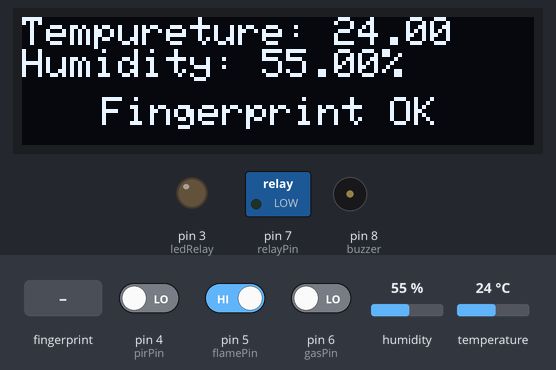
Bench run of a sketch on a simulated Arduino Uno, built with avr-gcc and run on an emulated ATmega328P. On the bench: 128×32 one-colour display, switched loads named in the sketch (green lamp = pin HIGH), output pins drawn as LEDs (lit = HIGH), buzzer (waves = sounding, pin HIGH). Inputs (shaded band) come from the test bench; at power-on: pin 4 (pirPin) LOW, pin 5 (flamePin) HIGH, pin 6 (gasPin) LOW, humidity 55 %, temperature 24 °C. Pins used as bus, display or sensor lines are not drawn; what the sketch prints to the serial monitor is not drawn.

Above: at 2.2 s.
2.3 s: pin 4 (pirPin) driven HIGH
At 4.8 s:
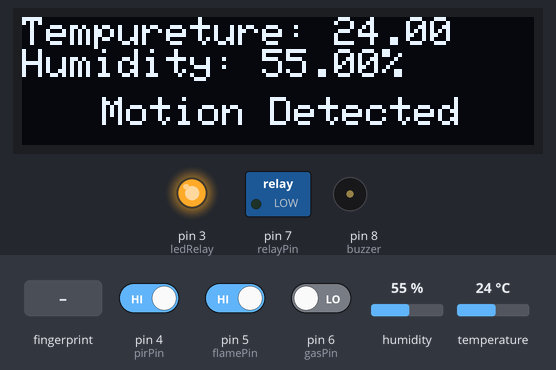
4.9 s: pin 5 (flamePin) driven LOW
At 7.1 s:
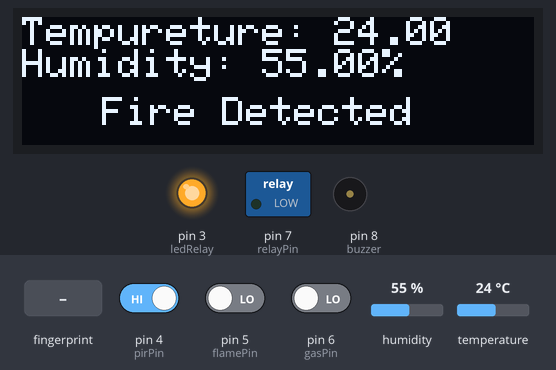
8.1 s: pin 6 (gasPin) driven HIGH
At 11.0 s:
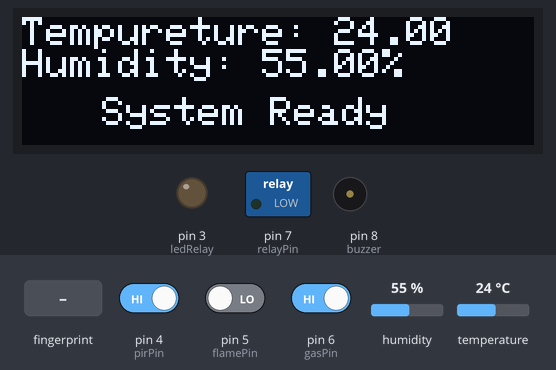
11.3 s: finger stored as number 1 placed on the sensor
At 12.7 s:
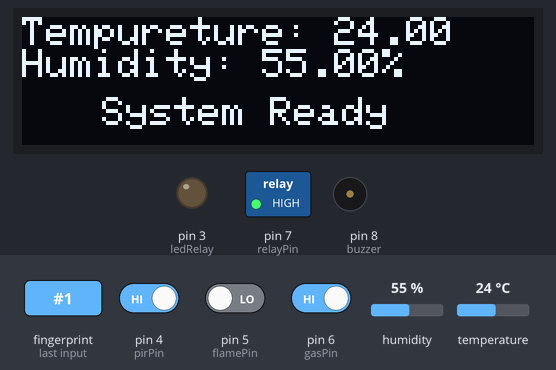
17.7 s: humidity set to 22 %
At 20.1 s:
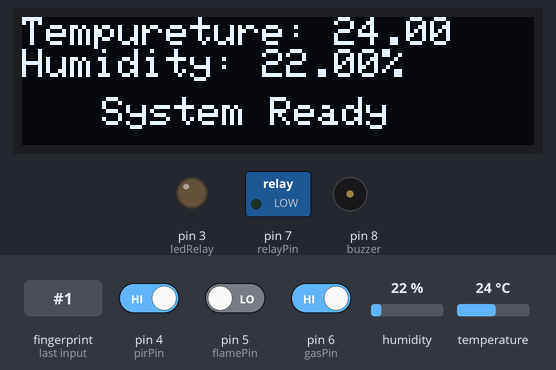
20.8 s: temperature set to 12 °C
At 22.7 s:
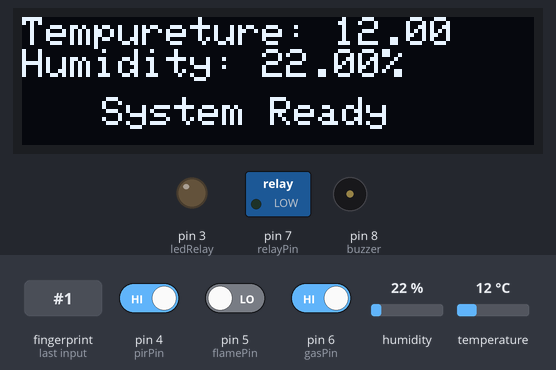
Timing chart, 0 to 24.1 s (numbered marks = the images above; inputs shaded):
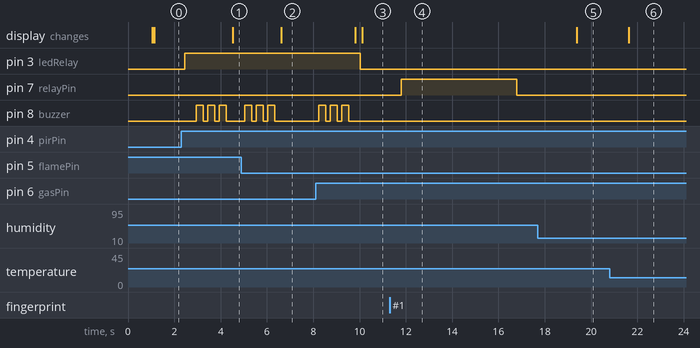

Measured:
- after the input at 2.3 s, pin 3 (ledRelay): LOW → HIGH after 0.15 s; pin 8 (buzzer): alternates HIGH for 0.30 s and LOW for 0.20 s, starting after 0.65 s; the display: changes after 2.2 s (image 1)
- after the input at 4.9 s, pin 8 (buzzer): alternates HIGH for 0.30 s and LOW for 0.20 s, 6 changes in all, then stays LOW, starting after 0.13 s; the display: changes after 1.7 s (image 2)
- after the input at 8.1 s, pin 3 (ledRelay): HIGH → LOW after 1.9 s instead of 0.41 s; pin 8 (buzzer): alternates HIGH for 0.30 s and LOW for 0.20 s, 6 changes in all, then stays LOW, starting after 0.13 s; the display: first changes after 1.7 s (image 3 shows a later state)
- after the input at 11.3 s, pin 7 (relayPin): LOW → HIGH after 0.49 s, → LOW 5.0 s later
- after the input at 17.7 s, the display: changes after 1.7 s (image 5)
- after the input at 20.8 s, the display: changes after 0.83 s (image 6)

The sketch:

sketch_apr21a.ino
```cpp
#include <SoftwareSerial.h>
#include <Adafruit_Fingerprint.h>
#include <Wire.h>
#include <Adafruit_GFX.h>
#include <Adafruit_SSD1306.h>
#include <DHT.h>

// OLED
#define SCREEN_WIDTH 128
#define SCREEN_HEIGHT 32
Adafruit_SSD1306 display(SCREEN_WIDTH, SCREEN_HEIGHT, &Wire, -1);

// DHT
#define DHTPIN 12
#define DHTTYPE DHT11
DHT dht(DHTPIN, DHTTYPE);

//Fingerprint
SoftwareSerial mySerial(10, 11);
Adafruit_Fingerprint finger = Adafruit_Fingerprint(&mySerial);

// Pins
int relayPin = 7;
int pirPin = 4;
int flamePin = 5;
int gasPin = 6;
int buzzer = 8;
int camTrigger = 9;
int ledRelay = 3;

//  Flags
bool gasTriggered = false;
bool pirTriggered = false;
bool flameTriggered = false;
unsigned long ledTimer = 0;
bool ledOn = false;

//  Status
String statusMsg = "System Ready";

void setup() {
  Serial.begin(9600);
  finger.begin(57600);
  dht.begin();

  pinMode(relayPin, OUTPUT);
  pinMode(pirPin, INPUT);
  pinMode(flamePin, INPUT);
  pinMode(gasPin, INPUT);
  pinMode(buzzer, OUTPUT);
  pinMode(camTrigger, OUTPUT);
  pinMode(ledRelay, OUTPUT);

  digitalWrite(relayPin, LOW);
  digitalWrite(buzzer, LOW);
  digitalWrite(camTrigger, LOW);
  digitalWrite(ledRelay, LOW);

  // OLED
  if(!display.begin(SSD1306_SWITCHCAPVCC, 0x3C)) {
    Serial.println("OLED failed");
  }

  display.clearDisplay();
  display.setTextSize(1);
  display.setTextColor(WHITE);

  if (finger.verifyPassword()) {
    Serial.println("Fingerprint Ready");
    statusMsg = "Fingerprint OK";
  } else {
    Serial.println("Sensor NOT found");
    while (1);
  }
}

void loop() {

  // READ DHT
  float temp = dht.readTemperature();
  float hum = dht.readHumidity();

  // PIR
  int pirState = digitalRead(pirPin);

  if (pirState == HIGH && !pirTriggered) {
    Serial.println("🚨 Motion Detected!");
    statusMsg = "Motion Detected";

    //LED ON
    digitalWrite(ledRelay, HIGH);
    ledTimer = millis();
    ledOn = true;

    // Camera trigger
    digitalWrite(camTrigger, HIGH);
    delay(500);
    digitalWrite(camTrigger, LOW);

    alarm();
    pirTriggered = true;
  }

  // RESET PIR FLAG
  if (pirState == LOW) {
    pirTriggered = false;
  }

  // AUTO OFF LED AFTER 6 SEC
  if (ledOn && (millis() - ledTimer >= 6000)) {
    digitalWrite(ledRelay, LOW);
    ledOn = false;
    statusMsg = "System Ready";
  }

  // FLAME
  int flameState = digitalRead(flamePin);

  if (flameState == LOW && !flameTriggered) {
    Serial.println("🔥 Fire Detected!");
    statusMsg = "Fire Detected";
    alarm();
    flameTriggered = true;
  }

  if (flameState == HIGH) flameTriggered = false;

  // GAS
  int gasState = digitalRead(gasPin);

  if (gasState == HIGH && !gasTriggered) {
    Serial.println("💨 Gas Detected!");
    statusMsg = "Gas Detected";
    alarm();
    gasTriggered = true;
  }

  if (gasState == LOW) gasTriggered = false;

  // FINGERPRINT
  int id = getFingerprintID();

  if (id != -1) {
    Serial.println("✅ Access Granted");
    statusMsg = "Access Granted";

    digitalWrite(relayPin, HIGH);
    delay(5000);
    digitalWrite(relayPin, LOW);

    statusMsg = "System Ready";
  }

  // OLED DISPLAY
  display.clearDisplay();

  display.setCursor(0, 0);
  display.print("Tempureture: ");
  display.println(temp);


  display.print("Humidity: ");
  display.print(hum);
  display.println("%");

  display.setCursor(20, 20);
  display.println(statusMsg);

  display.display();

  delay(200);
}

// ALARM
void alarm() {
  for (int i = 0; i < 3; i++) {
    digitalWrite(buzzer, HIGH);
    delay(300);
    digitalWrite(buzzer, LOW);
    delay(200);
  }
}

// FINGERPRINT
int getFingerprintID() {
  uint8_t p = finger.getImage();
  if (p != FINGERPRINT_OK) return -1;

  p = finger.image2Tz();
  if (p != FINGERPRINT_OK) return -1;

  p = finger.fingerFastSearch();
  if (p != FINGERPRINT_OK) return -1;

  return finger.fingerID;
}
```
